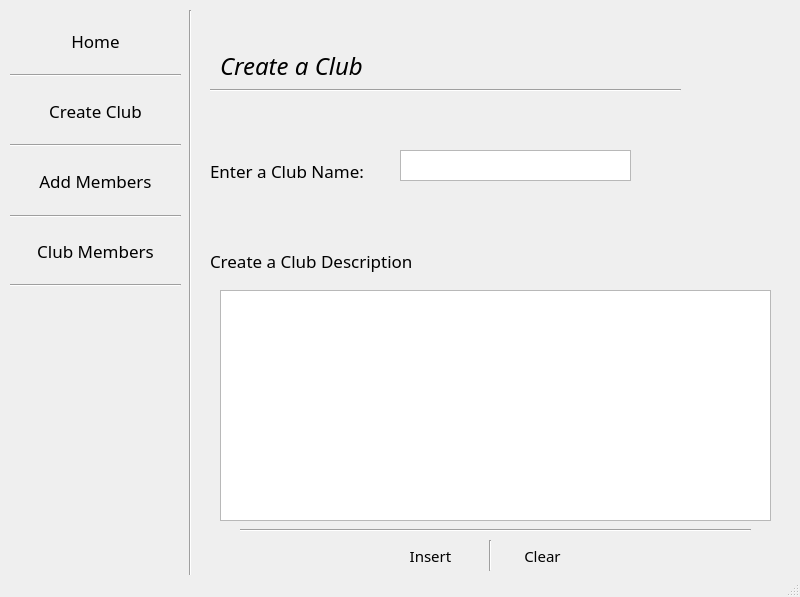
<?xml version="1.0" encoding="UTF-8"?>
<ui version="4.0">
 <class>MainWindow</class>
 <widget class="QMainWindow" name="MainWindow">
  <property name="geometry">
   <rect>
    <x>0</x>
    <y>0</y>
    <width>800</width>
    <height>597</height>
   </rect>
  </property>
  <property name="windowTitle">
   <string>CreateClub</string>
  </property>
  <widget class="QWidget" name="centralwidget">
   <property name="styleSheet">
    <string notr="true">QPushButton{
	border: none;
}</string>
   </property>
   <widget class="QPushButton" name="addmemButton">
    <property name="geometry">
     <rect>
      <x>10</x>
      <y>150</y>
      <width>171</width>
      <height>61</height>
     </rect>
    </property>
    <property name="font">
     <font>
      <family>Montserrat</family>
      <pointsize>13</pointsize>
     </font>
    </property>
    <property name="cursor">
     <cursorShape>PointingHandCursor</cursorShape>
    </property>
    <property name="text">
     <string>Add Members</string>
    </property>
    <property name="icon">
     <iconset resource="resources.qrc">
      <normaloff>:/whiteIcons/Icons/whiteIcons/edit-2.svg</normaloff>:/whiteIcons/Icons/whiteIcons/edit-2.svg</iconset>
    </property>
    <property name="iconSize">
     <size>
      <width>25</width>
      <height>25</height>
     </size>
    </property>
   </widget>
   <widget class="QPushButton" name="createclubButton">
    <property name="geometry">
     <rect>
      <x>10</x>
      <y>80</y>
      <width>171</width>
      <height>61</height>
     </rect>
    </property>
    <property name="font">
     <font>
      <family>Montserrat</family>
      <pointsize>13</pointsize>
     </font>
    </property>
    <property name="cursor">
     <cursorShape>PointingHandCursor</cursorShape>
    </property>
    <property name="text">
     <string>Create Club</string>
    </property>
    <property name="icon">
     <iconset resource="resources.qrc">
      <normaloff>:/whiteIcons/Icons/whiteIcons/folder-plus.svg</normaloff>:/whiteIcons/Icons/whiteIcons/folder-plus.svg</iconset>
    </property>
    <property name="iconSize">
     <size>
      <width>25</width>
      <height>25</height>
     </size>
    </property>
   </widget>
   <widget class="QPushButton" name="clubmemButton">
    <property name="geometry">
     <rect>
      <x>10</x>
      <y>220</y>
      <width>171</width>
      <height>61</height>
     </rect>
    </property>
    <property name="font">
     <font>
      <family>Montserrat</family>
      <pointsize>13</pointsize>
     </font>
    </property>
    <property name="cursor">
     <cursorShape>PointingHandCursor</cursorShape>
    </property>
    <property name="text">
     <string>Club Members</string>
    </property>
    <property name="icon">
     <iconset resource="resources.qrc">
      <normaloff>:/whiteIcons/Icons/whiteIcons/archive.svg</normaloff>:/whiteIcons/Icons/whiteIcons/archive.svg</iconset>
    </property>
    <property name="iconSize">
     <size>
      <width>25</width>
      <height>25</height>
     </size>
    </property>
   </widget>
   <widget class="Line" name="line_5">
    <property name="geometry">
     <rect>
      <x>10</x>
      <y>265</y>
      <width>171</width>
      <height>41</height>
     </rect>
    </property>
    <property name="orientation">
     <enum>Qt::Horizontal</enum>
    </property>
   </widget>
   <widget class="Line" name="line_2">
    <property name="geometry">
     <rect>
      <x>10</x>
      <y>55</y>
      <width>171</width>
      <height>41</height>
     </rect>
    </property>
    <property name="orientation">
     <enum>Qt::Horizontal</enum>
    </property>
   </widget>
   <widget class="Line" name="line">
    <property name="geometry">
     <rect>
      <x>150</x>
      <y>10</y>
      <width>81</width>
      <height>641</height>
     </rect>
    </property>
    <property name="orientation">
     <enum>Qt::Vertical</enum>
    </property>
   </widget>
   <widget class="QPushButton" name="homeButton">
    <property name="geometry">
     <rect>
      <x>10</x>
      <y>10</y>
      <width>171</width>
      <height>61</height>
     </rect>
    </property>
    <property name="font">
     <font>
      <family>Montserrat</family>
      <pointsize>13</pointsize>
     </font>
    </property>
    <property name="cursor">
     <cursorShape>PointingHandCursor</cursorShape>
    </property>
    <property name="text">
     <string>Home</string>
    </property>
    <property name="icon">
     <iconset resource="resources.qrc">
      <normaloff>:/whiteIcons/Icons/whiteIcons/home.svg</normaloff>:/whiteIcons/Icons/whiteIcons/home.svg</iconset>
    </property>
    <property name="iconSize">
     <size>
      <width>25</width>
      <height>25</height>
     </size>
    </property>
   </widget>
   <widget class="Line" name="line_3">
    <property name="geometry">
     <rect>
      <x>10</x>
      <y>125</y>
      <width>171</width>
      <height>41</height>
     </rect>
    </property>
    <property name="orientation">
     <enum>Qt::Horizontal</enum>
    </property>
   </widget>
   <widget class="Line" name="line_4">
    <property name="geometry">
     <rect>
      <x>10</x>
      <y>206</y>
      <width>171</width>
      <height>20</height>
     </rect>
    </property>
    <property name="orientation">
     <enum>Qt::Horizontal</enum>
    </property>
   </widget>
   <widget class="QLabel" name="label">
    <property name="geometry">
     <rect>
      <x>220</x>
      <y>20</y>
      <width>291</width>
      <height>91</height>
     </rect>
    </property>
    <property name="font">
     <font>
      <family>Montserrat</family>
      <pointsize>18</pointsize>
      <weight>50</weight>
      <italic>true</italic>
      <bold>false</bold>
      <underline>false</underline>
     </font>
    </property>
    <property name="text">
     <string>Create a Club</string>
    </property>
   </widget>
   <widget class="Line" name="line_6">
    <property name="geometry">
     <rect>
      <x>210</x>
      <y>70</y>
      <width>471</width>
      <height>41</height>
     </rect>
    </property>
    <property name="orientation">
     <enum>Qt::Horizontal</enum>
    </property>
   </widget>
   <widget class="QTextEdit" name="enterCName">
    <property name="geometry">
     <rect>
      <x>400</x>
      <y>150</y>
      <width>231</width>
      <height>31</height>
     </rect>
    </property>
    <property name="font">
     <font>
      <pointsize>13</pointsize>
     </font>
    </property>
   </widget>
   <widget class="QLabel" name="label_9">
    <property name="geometry">
     <rect>
      <x>210</x>
      <y>150</y>
      <width>171</width>
      <height>41</height>
     </rect>
    </property>
    <property name="font">
     <font>
      <family>Montserrat</family>
      <pointsize>13</pointsize>
     </font>
    </property>
    <property name="text">
     <string>Enter a Club Name:</string>
    </property>
   </widget>
   <widget class="QLabel" name="label_10">
    <property name="geometry">
     <rect>
      <x>210</x>
      <y>240</y>
      <width>261</width>
      <height>41</height>
     </rect>
    </property>
    <property name="font">
     <font>
      <family>Montserrat</family>
      <pointsize>13</pointsize>
     </font>
    </property>
    <property name="text">
     <string>Create a Club Description</string>
    </property>
   </widget>
   <widget class="QTextEdit" name="createCDescription">
    <property name="geometry">
     <rect>
      <x>220</x>
      <y>290</y>
      <width>551</width>
      <height>231</height>
     </rect>
    </property>
    <property name="font">
     <font>
      <pointsize>13</pointsize>
     </font>
    </property>
   </widget>
   <widget class="QPushButton" name="clrButtonCCPage">
    <property name="geometry">
     <rect>
      <x>500</x>
      <y>540</y>
      <width>81</width>
      <height>31</height>
     </rect>
    </property>
    <property name="font">
     <font>
      <family>Montserrat</family>
      <pointsize>11</pointsize>
     </font>
    </property>
    <property name="cursor">
     <cursorShape>PointingHandCursor</cursorShape>
    </property>
    <property name="statusTip">
     <string extracomment="Click to erase entered values"/>
    </property>
    <property name="text">
     <string> Clear</string>
    </property>
    <property name="icon">
     <iconset resource="resources.qrc">
      <normaloff>:/whiteIcons/Icons/whiteIcons/x.svg</normaloff>:/whiteIcons/Icons/whiteIcons/x.svg</iconset>
    </property>
    <property name="iconSize">
     <size>
      <width>18</width>
      <height>18</height>
     </size>
    </property>
   </widget>
   <widget class="Line" name="line_8">
    <property name="geometry">
     <rect>
      <x>240</x>
      <y>520</y>
      <width>511</width>
      <height>20</height>
     </rect>
    </property>
    <property name="orientation">
     <enum>Qt::Horizontal</enum>
    </property>
   </widget>
   <widget class="Line" name="line_7">
    <property name="geometry">
     <rect>
      <x>480</x>
      <y>540</y>
      <width>20</width>
      <height>31</height>
     </rect>
    </property>
    <property name="orientation">
     <enum>Qt::Vertical</enum>
    </property>
   </widget>
   <widget class="QPushButton" name="pushButton">
    <property name="geometry">
     <rect>
      <x>390</x>
      <y>540</y>
      <width>81</width>
      <height>31</height>
     </rect>
    </property>
    <property name="font">
     <font>
      <family>Montserrat</family>
      <pointsize>11</pointsize>
     </font>
    </property>
    <property name="cursor">
     <cursorShape>PointingHandCursor</cursorShape>
    </property>
    <property name="statusTip">
     <string extracomment="Click to Insert member to club"/>
    </property>
    <property name="text">
     <string>Insert</string>
    </property>
    <property name="icon">
     <iconset resource="resources.qrc">
      <normaloff>:/whiteIcons/Icons/whiteIcons/plus.svg</normaloff>:/whiteIcons/Icons/whiteIcons/plus.svg</iconset>
    </property>
    <property name="iconSize">
     <size>
      <width>18</width>
      <height>18</height>
     </size>
    </property>
   </widget>
  </widget>
  <widget class="QStatusBar" name="statusbar"/>
 </widget>
 <resources>
  <include location="resources.qrc"/>
 </resources>
 <connections/>
</ui>
